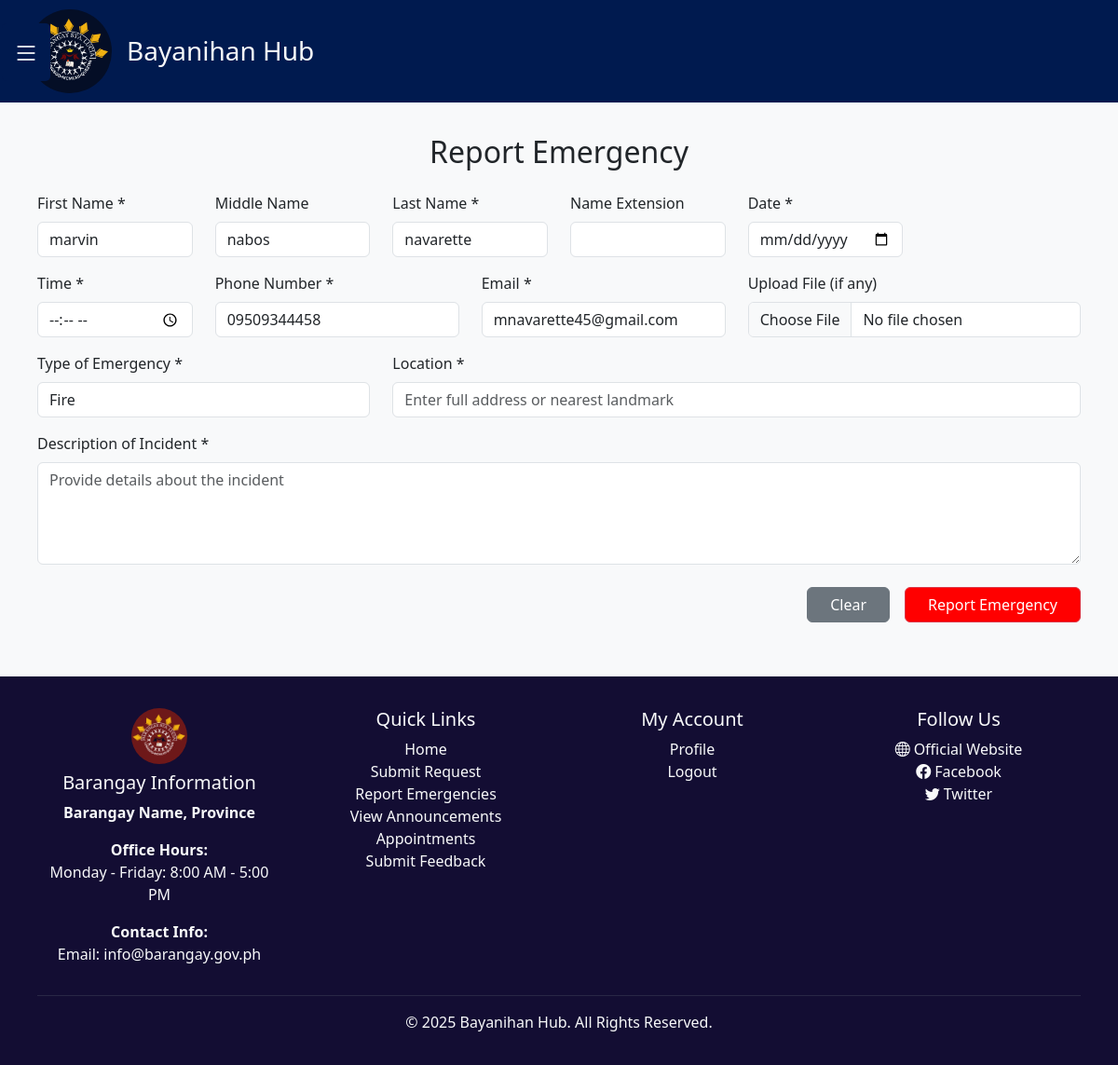
/frontEnd/frontEnd/frontEnd/resident/reportEmergency.php (signed in), run on the app's committed database.
### tables this page shows
CREATE TABLE `users` (
  `user_id` int NOT NULL AUTO_INCREMENT,
  `role` enum('ADMIN','RESIDENT') DEFAULT NULL,
  `first_name` varchar(100) DEFAULT NULL,
  `middle_name` varchar(100) DEFAULT NULL,
  `last_name` varchar(100) DEFAULT NULL,
  `name_extension` varchar(10) DEFAULT NULL,
  `birthdate` date DEFAULT NULL,
  `civil_status` enum('Single','Married','Widowed','Separated','Divorced') NOT NULL,
  `gender` enum('Male','Female','LGBTQIA+') NOT NULL,
  `email` varchar(100) DEFAULT NULL,
  `phone_number` varchar(15) DEFAULT NULL,
  `occupation` varchar(100) DEFAULT NULL,
  `barangay` varchar(100) DEFAULT NULL,
  `profile_photo` varchar(255) DEFAULT 'default.jpg',
  `password` varchar(255) DEFAULT NULL,
  `created_at` timestamp NULL DEFAULT CURRENT_TIMESTAMP,
  `updated_at` timestamp NULL DEFAULT CURRENT_TIMESTAMP,
  `username` varchar(100) DEFAULT NULL,
  `residence_since` varchar(255) DEFAULT NULL,
  `house_address` varchar(255) DEFAULT NULL,
  `profile_image` varchar(255) DEFAULT NULL,
  `reset_token_hash` varchar(64) DEFAULT NULL,
  `reset_token_expires_at` datetime DEFAULT NULL,
  `show_verification` tinyint(1) DEFAULT '0',
  `verify_email` tinyint(1) DEFAULT '0',
  `verification_code` varchar(6) DEFAULT NULL,
  `is_verified` tinyint(1) DEFAULT NULL,
  PRIMARY KEY (`user_id`),
  UNIQUE KEY `phone_number` (`phone_number`),
  UNIQUE KEY `email` (`email`),
  UNIQUE KEY `reset_token_hash` (`reset_token_hash`)
);

### frontEnd/frontEnd/frontEnd/resident/reportEmergency.php (the view, shortened to what this page needs)
<?php
include '../../db_connection.php';
$user_id = $_SESSION['user_id'] ?? null;
$user = null;
if ($user_id) {
    $query = "SELECT first_name, middle_name, last_name, name_extension, phone_number, email FROM users WHERE user_id = ?";
    $stmt = $con->prepare($query);
    $stmt->bind_param("i", $user_id);
    $stmt->execute();
    $result = $stmt->get_result();
    $user = $result->fetch_assoc();
}
?>
<!DOCTYPE html>
<html lang="en">
<head>
    <link href="https://cdn.jsdelivr.net/npm/bootstrap@5.3.0/dist/css/bootstrap.min.css" rel="stylesheet" />
    <link rel="stylesheet" href="https://cdn.jsdelivr.net/npm/bootstrap-icons/font/bootstrap-icons.css" />
    <link rel="stylesheet" href="../public/css/home.css" />
</head>
<body>
    <button class="toggle-btn" id="toggleBtn" onclick="toggleSidebar()">
        <i class="bi bi-list"></i>
    </button>
    <div class="text-light" style="background-color: #001a4f">
        <div class="container brand-header">
            <img src="../media/logo2.png" alt="Bayanihan Hub Logo" width="90px" height="90px" style="border-radius: 50%" />
            <h3 class="mx-3 mt-2">Bayanihan Hub</h3>
        </div>
    </div>
    <main class="container mt-4">
        <h2 class="mb-4 text-center">Report Emergency</h2>
        <form action="../../submit_emergency.php" method="POST" enctype="multipart/form-data">
            <div class="row mb-3">
                <div class="col-md-2">
                    <label class="form-label">First Name *</label>
                    <input type="text" class="form-control" name="first_name" required value="<?php echo htmlspecialchars($user['first_name'] ?? ''); ?>" />
                </div>
                <div class="col-md-2">
                    <label class="form-label">Middle Name</label>
                    <input type="text" class="form-control" name="middle_name" value="<?php echo htmlspecialchars($user['middle_name'] ?? ''); ?>" />
                </div>
                <div class="col-md-2">
                    <label class="form-label">Last Name *</label>
                    <input type="text" class="form-control" name="last_name" required value="<?php echo htmlspecialchars($user['last_name'] ?? ''); ?>" />
                </div>
                <div class="col-md-2">
                    <label class="form-label">Name Extension</label>
                    <input type="text" class="form-control" name="name_extension" value="<?php echo htmlspecialchars($user['name_extension'] ?? ''); ?>" />
                </div>
                <div class="col-md-2">
                    <label class="form-label">Date *</label>
                    <input type="date" class="form-control" name="report_date" required />
                </div>
            </div>
            <div class="row mb-3">
                <div class="col-md-2">
                    <label class="form-label">Time *</label>
                    <input type="time" class="form-control" name="report_time" required />
                </div>
                <div class="col-md-3">
                    <label class="form-label">Phone Number *</label>
                    <input type="tel" class="form-control" name="phone_number" required value="<?php echo htmlspecialchars($user['phone_number'] ?? ''); ?>" />
                </div>
                <div class="col-md-3">
                    <label class="form-label">Email *</label>
                    <input type="email" class="form-control" name="email" required value="<?php echo htmlspecialchars($user['email'] ?? ''); ?>" />
                </div>
                <div class="col-md-4">
                    <label class="form-label">Upload File (if any)</label>
                    <input type="file" class="form-control" name="file" />
                </div>
            </div>
            <div class="row mb-3">
                <div class="col-md-4">
                    <label class="form-label">Type of Emergency *</label>
                    <select class="form-control" name="type_of_emergency" required>
                        <option value="Fire">Fire</option>
                    </select>
                </div>
                <div class="col-md-8">
                    <label class="form-label">Location *</label>
                    <input type="text" class="form-control" name="location" placeholder="Enter full address or nearest landmark" required />
                </div>
            </div>
            <div class="row mb-3">
                <div class="col-md-12">
                    <label class="form-label">Description of Incident *</label>
                    <textarea class="form-control" name="description" rows="4" placeholder="Provide details about the incident" required></textarea>
                </div>
            </div>
            <div class="row mt-4">
                <div class="col-md-12 d-flex justify-content-end">
                    <button type="reset" class="btn btn-secondary me-3 px-4">Clear</button>
                    <button type="submit" class="btn btn-danger px-4">Report Emergency</button>
                </div>
            </div>
        </form>
    </main>
    <footer class=" text-light py-4 mt-5">
  <div class="container">
    <div class="row">
      <div class="col-md-3">
        <img src="../media/logo.png" alt="Logo" width="60" height="60" class="mb-2 rounded-circle">
        <h5>Barangay Information</h5>
        <p><strong>Barangay Name, Province</strong></p>
        <p><strong>Office Hours:</strong><br>Monday - Friday: 8:00 AM - 5:00 PM</p>
        <p><strong>Contact Info:</strong><br>Email: info@barangay.gov.ph</p>
      </div>
      <div class="col-md-3">
        <h5>Quick Links</h5>
        <ul class="list-unstyled">
          <li><a href="resident_dashboard.php" class="text-light text-decoration-none">Home</a></li>
          <li><a href="submitReqForm.php" class="text-light text-decoration-none">Submit Request</a></li>
          <li><a href="reportEmergency.php" class="text-light text-decoration-none">Report Emergencies</a></li>
          <li><a href="viewAnnouncement.php" class="text-light text-decoration-none">View Announcements</a></li>
          <li><a href="bookAppointment.php" class="text-light text-decoration-none">Appointments</a></li>
          <li><a href="submitFeedback.php" class="text-light text-decoration-none">Submit Feedback</a></li>
        </ul>
      </div>
      <div class="col-md-3">
        <h5>My Account</h5>
        <ul class="list-unstyled">
          <li><a href="accountInfo.php" class="text-light text-decoration-none">Profile</a></li>
          <li><a href="../login/signin.php" class="text-light text-decoration-none">Logout</a></li>
        </ul>
      </div>
      <div class="col-md-3">
        <h5>Follow Us</h5>
        <ul class="list-unstyled">
          <li><a href="#" class="text-light text-decoration-none"><i class="bi bi-globe me-1"></i>Official Website</a></li>
          <li><a href="#" class="text-light text-decoration-none"><i class="bi bi-facebook me-1"></i>Facebook</a></li>
          <li><a href="#" class="text-light text-decoration-none"><i class="bi bi-twitter me-1"></i>Twitter</a></li>
        </ul>
      </div>
    </div>
    <hr class="border-secondary my-3" />
    <p class="text-center mb-0">&copy; <?php echo date("Y"); ?> Bayanihan Hub. All Rights Reserved.</p>
  </div>
</footer>
</body>
</html>

### frontEnd/frontEnd/frontEnd/public/css/home.css (style rules this page uses)
body { background-color: #f8f9fa; }
.container { padding: 10px; border-radius: 10px; }
.btn-danger { background-color: red; }
footer { background: #130d33; color: white; padding: 20px 0; text-align: center; }
.toggle-btn { position: fixed; top: 25px; left: 2px; background: #001a4f; color: white; border: none; padding: 10px 12px; font-size: 28px; cursor: pointer; z-index: 1000; transition: transform 0.3s ease-in-out; border-radius: 5px; }
.brand-header { display: flex; align-items: center; justify-content: start; padding: 10px 0; }

### data on the page
users: first_name "marvin", middle_name "nabos", last_name "navarette", phone_number "09509344458", email "mnavarette45@gmail.com"
